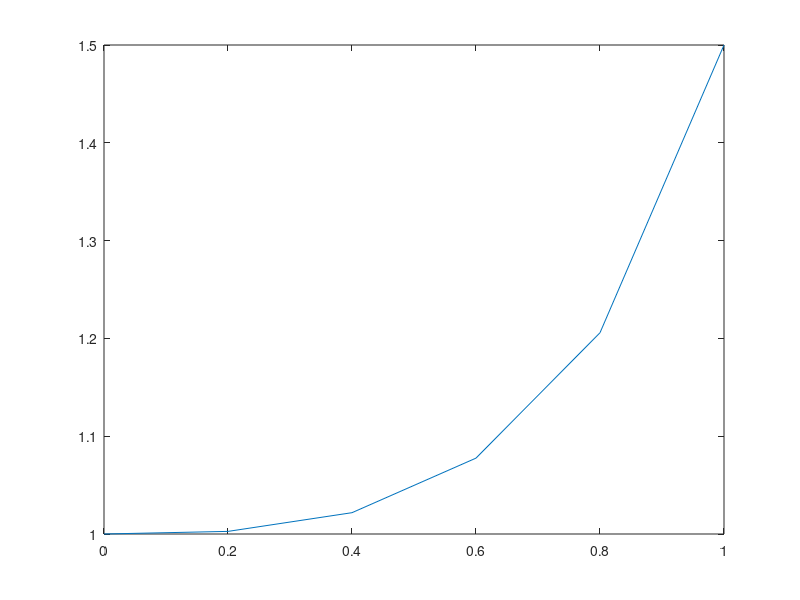

Source code (MATLAB):
% Problem 1a
rhs = @(x,y) (x^2)*(y^2);
xspan = 0:.2:1; 
y0 = 1;
[x y] = ode45(rhs,xspan,y0)
plot(x,y)
%adjust RelTol & AbsTol
xvalues = linspace(0,(3*(1-1e-6))^(1/3),5);
y0 = 1;
%First try
[x y] = ode45(rhs,xvalues,y0);
%Second try
fprintf('Use RelTol = 1e-6\n')
options = odeset('RelTol',1e-6);
[x y] = ode45(rhs,xvalues,y0,options);
fprintf('Error = %e\n',abs(1e6-y(end)))
%Third try
fprintf('Use RelTol = 1e-8\n')
options = odeset('RelTol',1e-8);
[x y] = ode45(rhs,xvalues,y0,options);
fprintf('Error = %e\n',abs(1e6-y(end)))
%Fourth try
fprintf('Use RelTol = 1e-8 and AbsTol = 1e-8\n')
options = odeset('RelTol',1e-8,'AbsTol',1e-8);
[x y] = ode45(rhs,xvalues,y0,options);
fprintf('Error = %e\n',abs(1e6-y(end)))
%Fifth try
fprintf('Use RelTol = 1e-8 and AbsTol = 1e-10\n')
options = odeset('RelTol',1e-8,'AbsTol',1e-10);
[x y] = ode45(rhs,xvalues,y0,options);
fprintf('Error = %e\n',abs(1e6-y(end)))
%Sixth try
fprintf('Use RelTol = 1e-10 and AbsTol = 1e-10\n')
options = odeset('RelTol',1e-10,'AbsTol',1e-10);
[x y] = ode45(rhs,xvalues,y0,options);
fprintf('Error = %e\n',abs(1e6-y(end)))
%Seventh try
fprintf('Use RelTol = 1e-12 and AbsTol = 1e-10\n')
options = odeset('RelTol',1e-12,'AbsTol',1e-10);
[x y] = ode45(rhs,xvalues,y0,options);
fprintf('Error = %e\n',abs(1e6-y(end)))
%Eighth try
fprintf('Use RelTol = 1e-12 and AbsTol = 1e-12\n')
options = odeset('RelTol',1e-12,'AbsTol',1e-12);
[x y] = ode45(rhs,xvalues,y0,options);
fprintf('Error = %e\n',abs(1e6-y(end)))
%Ninth try
fprintf('Use RelTol = 1e-12 and AbsTol = 1e-14\n')
options = odeset('RelTol',1e-12,'AbsTol',1e-14);
[x y] = ode45(rhs,xvalues,y0,options);
fprintf('Error = %e\n',abs(1e6-y(end)))
%Tenth try
fprintf('Use RelTol = 1e-14 and AbsTol = 1e-14\n')
options = odeset('RelTol',1e-14,'AbsTol',1e-14);
[x y] = ode45(rhs,xvalues,y0,options);
fprintf('Error = %e\n',abs(1e6-y(end)))
%Eleventh try
fprintf('Use (roughly) RelTol = 1e-16 and AbsTol = 1e-14\n')
options = odeset('RelTol',1e-16,'AbsTol',1e-14);
[x y] = ode45(rhs,xvalues,y0,options)
fprintf('Error = %e\n',abs(1e6-y(end)))

